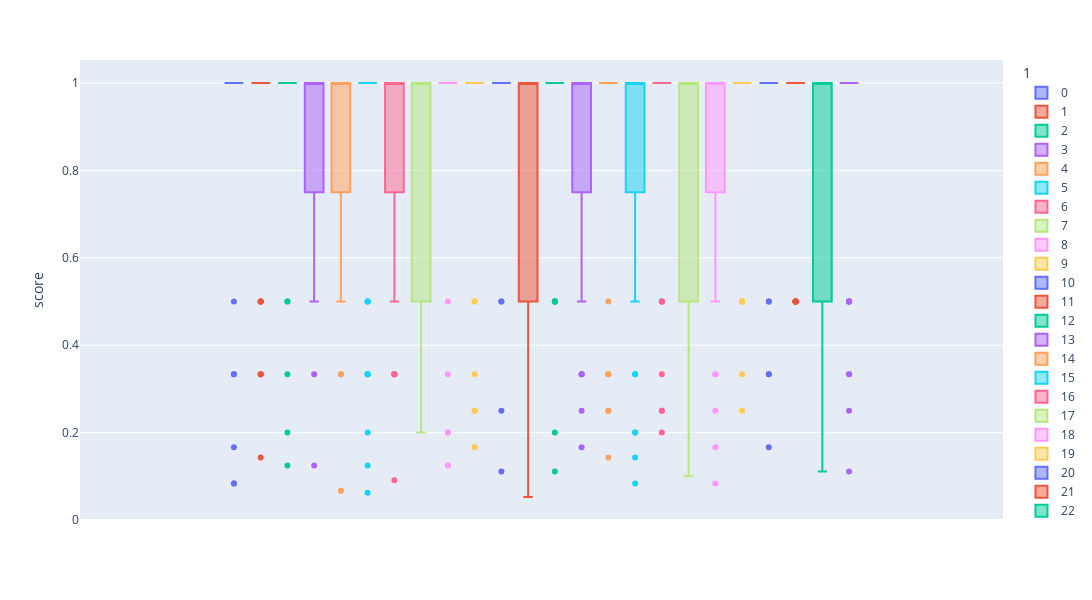
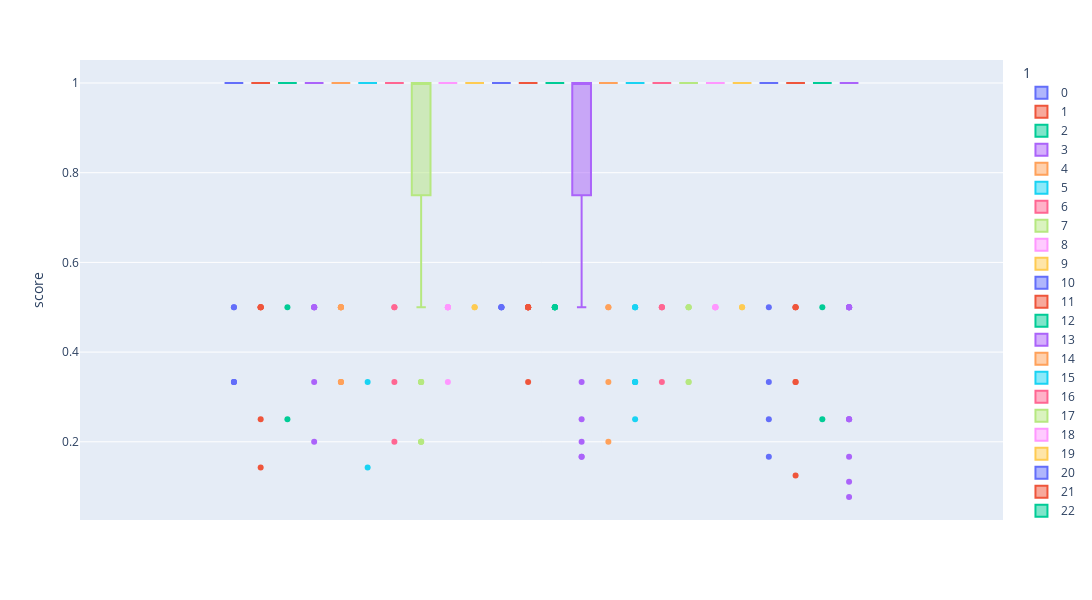
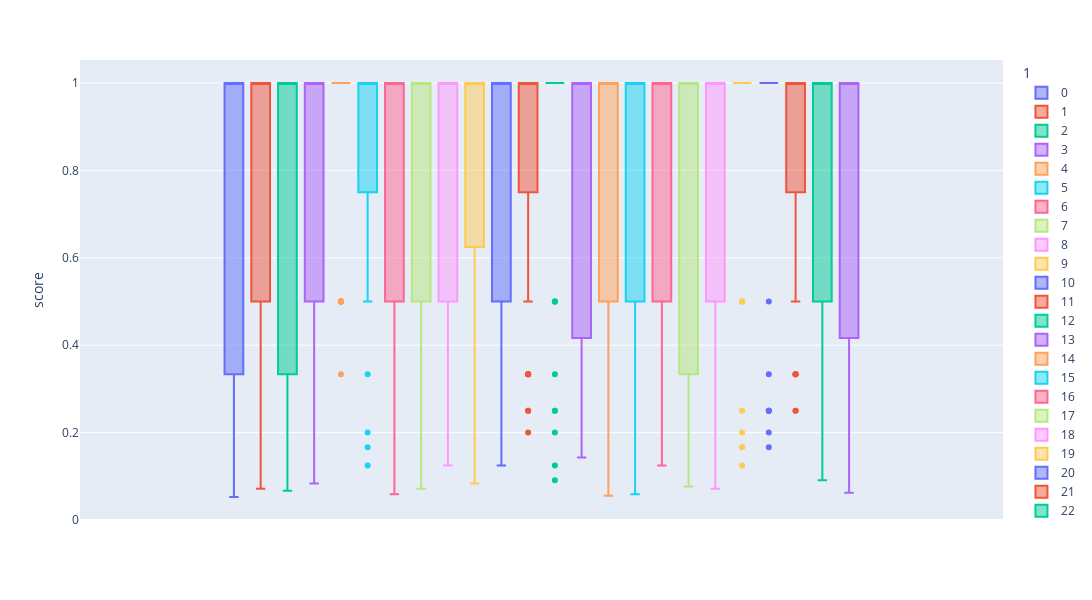
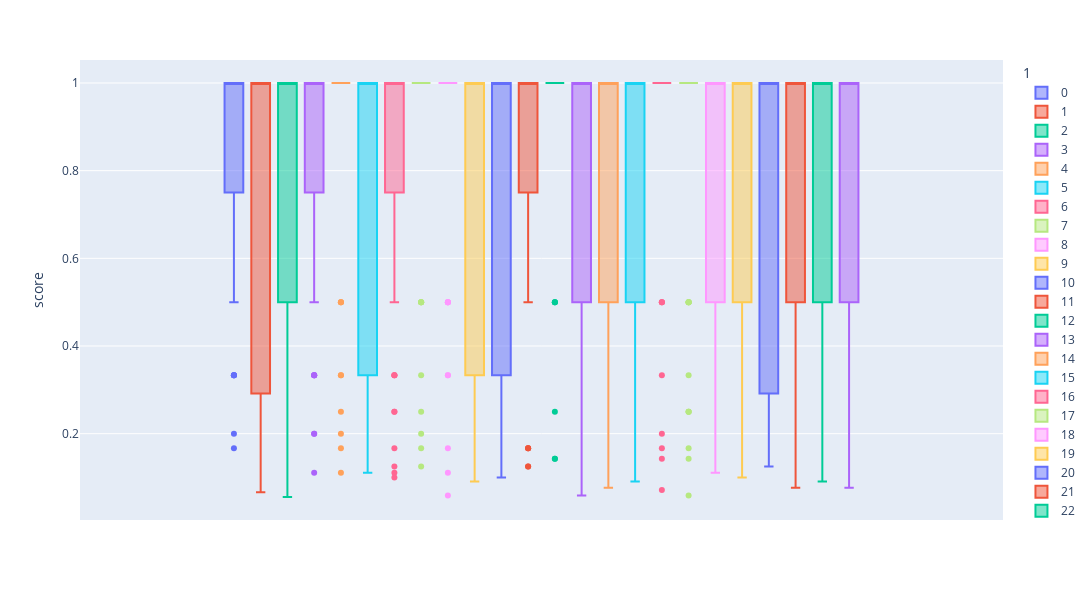

The notebook cell these images were saved under, in order:
### Markdown cell above
## Analyze Pred

### Code cell
dfs = []
for i in range(5):
    train_batch_preds = np.load('./train_batch_preds_' + str(i) + '.npy')
    train_batch_labels = np.load('./train_batch_labels_' + str(i) + '.npy')
    train_batch_index = np.load('./train_index_fold_' + str(i) + '.npy')

    score, weight, score_per_sample = calculate_per_class_lwlrap(train_batch_labels, train_batch_preds)

    df = pd.DataFrame(train_tp[train_batch_index])
    df["score"] =  score_per_sample.max(axis=1)
    fig = px.box(df.sort_values(1),  y="score", color=1, height=600, width=2100)
    fig.show()

    df_agg = df.groupby(1)["score"].agg(["sum", "count", "min", "max", "mean", "std", "median", lambda x: np.percentile(x, 0.1), lambda x: np.percentile(x, 0.2), lambda x: np.percentile(x, 0.3)]).reset_index()
    df_agg["acc"] = df_agg["sum"] / df_agg["count"]

    display(df_agg.sort_values("acc"))

    dfs.append(df_agg)

    # display(pd.DataFrame(score_per_sample).describe())
